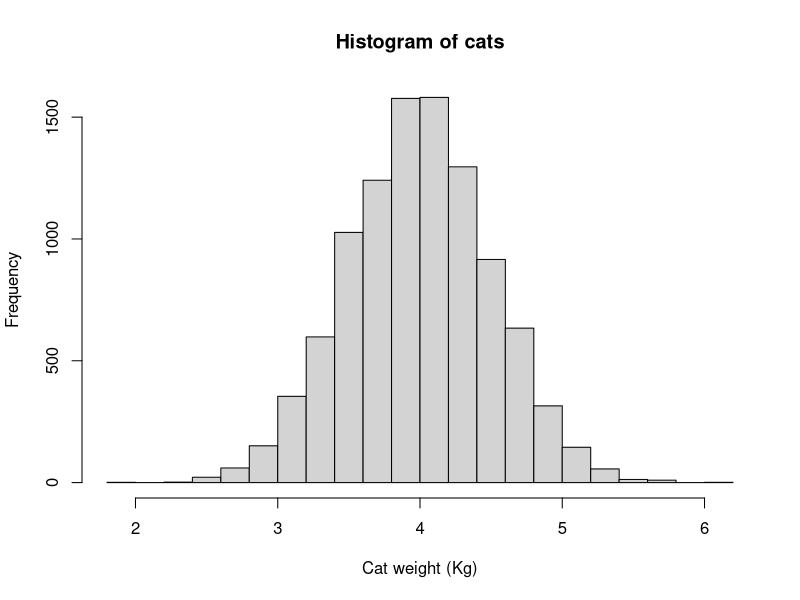

The R script that drew this image: (Note: this script raises an error after producing the figure.)
## HEADER ####
## Who: <YOUR NAME>
## https://dsgarage.netlify.app/
## What: 2.2 Distributions
## Last edited: <DATE TODAY in yyyy-mm-dd format)
####


## CONTENTS ####
# 2.2.1 Use of the histogram
# 2.2.2 Gaussian: that ain't normal
# 2.2.3 Poisson
# 2.2.4 Binomial
# 2.2.5 Diagnosing the distribution

# 2.2.1 Use of the histogram ####

# Try this:

# Adult domestic cats weight approximately 4 Kg on average
# with a standard deviation of approximately +/1 0.5 Kg

# Let's simulate some fake weight data for 1000 cats
help(rnorm) # A very useful function
help(set.seed) # If we use this, we can replicate "random data"
set.seed(42)
cats <- rnorm(n = 10000,
              mean = 4,
              sd = 0.5)
cats[1:10] # The first 10 cats

help(hist)
hist(x = cats,
     xlab = "Cat weight (Kg)")

# Try this:
# simulation of samples

help(sample) # randomly sample the cats vector
help(vector) # Initialize a variable to hold our sample means

# We will do a "for loop" with for()

mymeans <- vector(mode = "numeric",
                  length = 100)
mymeans # Empty

for(i in 1:100){
  mysample <- sample(x = cats, # Takes a random sample
                    size = 30)
  
  mymean[i] <- mean(mysample) # stores sample mean in ith vector address

  }
mymean # Our samples

hist(x = mymean,
     xlab = "Mean of samples",
     main = "100 cat weight samples (n = 30/sample)")
abline(v = mean(mymean), col = "red", lty = 2, lwd = 2)

# 2.2.2 Gaussian: that ain't normal ####

# Data
(myvar <- c(1,4,8,3,5,3,8,4,5,6))

# Mean the "hard" way
(myvar.mean <- sum(myvar)/length(myvar))

# Mean the easy way
mean(myvar)

# Variance the "hard" way 
# (NB this is the sample variance with [n-1])
(sum((myvar-myvar.mean)^2 / (length(myvar)-1)))

# Variance the easy way 
var(myvar)

# Std dev the easy way
sqrt(var(myvar))

## Gaussian variations ####
# Try this:

# 4 means
(meanvec <- c(10, 7, 10, 10))

# 4 standard deviations
(sdvec <- c(2, 2, 1, 3))

# Make a baseline plot
x <- seq(0,20, by = .1)

# Probabilities for our first mean and sd
y1 <- dnorm(x = x, 
            mean = meanvec[1],
            sd = sdvec[1])

# Baseline plot of 1st mean and sd
plot(x = x, y = y1, ylim = c(0, .4),
     col = "goldenrod",
     lwd = 2, type = "l",
     main = "Gaussian fun 
     \n mean -> curve position; sd -> shape",
     ylab = "Density",
     xlab = "(Arbitrary) Measure")

# Make distribution lines
mycol <- c("red", "blue", "green")
for(i in 1:3){
  y <- dnorm(x = x, 
                mean = meanvec[i+1],
                sd = sdvec[i+1])
  lines(x = x, y = y, 
        col = mycol[i],
        lwd = 2, type = "l")
}

# Add a legend
legend(title = "mean (sd)",
       legend = c("10 (1)", "10 (2)", 
                  "10 (3)", "  7 (2)"),
       lty = c(1,1,1,1), lwd = 2,
       col = c("blue", "goldenrod", "green", "red"),
       x = 15, y = .35)

## q-q- Gaussian ####

# Try This:

library(car) # Might need to install {car}

# Set graph output to 2 x 2 grid
# (we will set it back to 1 x 1 later)
par(mfrow = c(2,2)) 

# Small Gaussian sample
set.seed(42)
sm.samp <- rnorm(n = 10, 
                 mean = 10, sd = 2)

qqPlot(x = sm.samp, 
       dist = "norm", # C'mon guys, Gaussian ain't normal!
       main = "Small sample Gaussian")

# Large Gaussian sample
set.seed(42)
lg.samp <- rnorm(n = 1000, 
                 mean = 10, sd = 2)

qqPlot(x = lg.samp, 
       dist = "norm", 
       main = "Large sample Gaussian")

# Non- Gaussian sample
set.seed(42)
uni <- runif(n = 50, 
                 min = 3, max = 17)

qqPlot(x = uni, 
       dist = "norm", 
       main = "Big deviation at top")

par(mfrow = c(1,1))



# 2.2.3 Poisson ####

# Try this:

# E.g. (simulated) Number of ewes giving birth to triplets
# The counts were made in one year 1n 100 similar flocks (<20 ewes)
set.seed(42)
mypois <- rpois(n = 100, lambda = 3)
hist(mypois,
     main = "Ewes with triplets",
     xlab = "Count of triplets")

# Try this:
# 3 lambdas
(lambda <- c(1, 3, 5))

# Make a baseline plot
x <- seq(0, 15, by = 1)

# Probabilities for our first lambda
y1 <- dpois(x = x, 
            lambda = lambda[1])

# Baseline plot Pois
plot(x = x, y = y1, ylim = c(0, .4),
     col = "goldenrod",
     lwd = 2, type = "b",
     main = "Poisson fun",
     ylab = "Density",
     xlab = "(Arbitrary) Count")

# Make distribution lines
mycol <- c("red", "blue")
for(i in 1:2){
  y <- dpois(x = x, 
             lambda = lambda[i+1])
  lines(x = x, y = y, 
        col = mycol[i],
        lwd = 2, type = "b")
}

# Add a legend
legend(title = "lambda",
       legend = c("1", "3", "5"),
       lty = c(1,1,1,1), lwd = 2,
       col = c("goldenrod", "red", "blue"),
       x = 12, y = .35)


# 2.2.4 Binomial ####

# Try this:
# dormouse presence:
set.seed(42)
rbinom(n = 50, # Number of "experiments", here nestboxes checked
       size = 1, # Number of checks, one check per nestbox
       prob = .3) # Probability of presence

# Try this:
# Flip a fair coin:
set.seed(42)
rbinom(n = 20, # Number of "experiments", 20 people flipping a coin
       size = 10, # Number of coin flips landing on "heads" out of 10 flips per person
       prob = .5) # Probability of "heads"


# Try this:

# Binomial parameters
# 3 n of trial values
(n <- c(10, 10, 20))

# 3 probability values
(p <- c(.5, .8, .5))

# Make a baseline plot
x <- seq(0, 20, by = 1)

# Probabilities for our first set of parameters
y1 <- dbinom(x = x, 
            size = n[1],
            prob = p[1])

# Baseline plot Binom
plot(x = x, y = y1, ylim = c(0, .4),
     col = "goldenrod",
     lwd = 2, type = "b",
     main = "Binomial fun",
     ylab = "Density",
     xlab = "(Arbitrary) # \"Successes\"")

# Make distribution lines
mycol <- c("red", "blue")
for(i in 1:2){
  y <- dbinom(x = x, 
             size = n[i+1],
             prob = p[i+1])
  lines(x = x, y = y, 
        col = mycol[i],
        lwd = 2, type = "b")
}

# Add a legend
legend(title = "Parameters",
       legend = c("n = 10, p = 0.50", 
                  "n = 10, p = 0.80",
                  "n = 20, p = 0.50"),
       lty = c(1,1,1,1), lwd = 2,
       col = c("goldenrod", "red", "blue"),
       x = 13, y = .35)



# 2.2.5 Diagnosing the distribution ####


## 2.2.6 Practice exercises ####

# Data to use:

set.seed(42)
(A <- round(rnorm(20, 40, 3),1))
(B <- rpois(20, 10))
(C <- round(runif(20, 0, 1), 2))
(D <- round(rbeta(20, 1, 1), 1)*15+5)

# The code below loads and prints the data frame "dat"
# Data dictionary for "dat", a dataset with different measures of 20 sheep
# weight - weight in Kg
# ked - count of wingless flies
# trough - 2 feed troughs, proportion of times "Trough A" fed from
# shear - minutes taken to "hand shear" each sheep
(dat <- data.frame(
  weight = c(44.1, 38.3, 41.1, 41.9, 41.2, 39.7, 44.5, 39.7, 46.1, 39.8, 
    43.9, 46.9, 35.8, 39.2, 39.6, 41.9, 39.1, 32.0, 32.7, 44.0),
  
  ked = c(9, 4, 15, 11, 10, 8, 12, 12, 6, 11,
             12, 13, 8, 11, 19, 19, 12, 7, 8, 14),
  
  trough = c(0.52, 0.74, 0.62, 0.63, 0.22, 0.22, 0.39, 0.94, 0.96, 0.74,
              0.73, 0.54, 0.00, 0.61, 0.84, 0.75, 0.45, 0.54, 0.54, 0.00),
  
  shear = c(14.0, 8.0, 14.0, 11.0, 14.0, 5.0, 9.5, 11.0, 6.5, 11.0, 
            18.5, 11.0, 18.5, 8.0, 8.0, 6.5, 18.5, 15.5, 14.0, 8.0)
  ))


# 1 Do you expect "weight" to be Gaussian distributed? How about "ked"? 
#   Explain your answer for each.



# 2 Show the code to graphically diagnose and decide whether "weight" 
# is Gaussian and explain your conclusion.



# 3 Show the code to graphically diagnose and decide whether "ked" 
# is Gaussian and explain your conclusion. If you choose another 
# likely distribution, test it as well and similarly diagnose.



# 4 Explore whether "trough" is Gaussian, and explain whether you 
# expect it to be so. If not, does transforming the data "persuade 
# it" to conform to Gaussian? Discuss.



# 5 Write a plausible practice question involving any aspect of 
# graphical diagnosis of data distribution.

